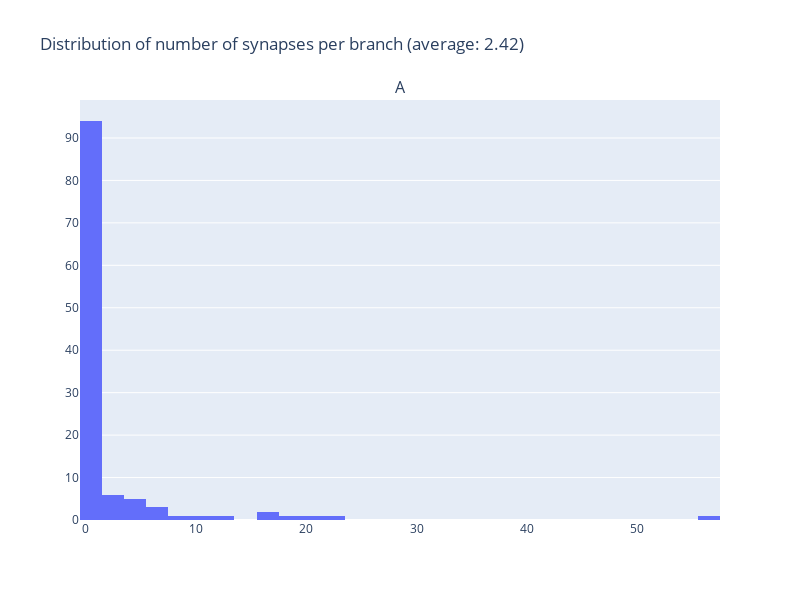

The notebook cell this image was saved under:
### Code cell
fig = make_subplots(rows=1, cols=1, subplot_titles=("All"))

fig.add_trace(
    go.Histogram(x=seg_n_syn_all, name='Num. synapses'),
    row=1, col=1
)

fig.update_layout(height=600, width=800, 
                  title_text=f"Distribution of number of synapses per branch (average: {np.mean(seg_n_syn_all):.3})")
fig.show()

### Figure 1 — Plotly figure (JSON) as saved in the notebook; plotly's stock layout.template omitted (floating-point values rounded to 4 significant figures)
{"data": [{"name": "Num. synapses", "type": "histogram", "x": [1, 56, 0, 9, 7, 16, 7, 0, 0, 1, 18, 23, 0, 3, 2, 1, 0, 0, 0, 6, 4, 5, 17, 0, 12, 4, 1, 1, 21, 1, 2, 1, 0, 0, 0, 2, 4, 1, 3, 4, 1, 0, 10, 3, 1, 1, 1, 0, 1, 0, 0, 0, 1, 1, 0, 1, 0, 0, 0, 0, 0, 0, 1, 1, 1, 1, 1, 1, 1, 1, 1, 1, 1, 1, 1, 1, 1, 0, 0, 0, 0, 0, 0, 0, 0, 1, 1, 1, 0, 0, 0, 0, 0, 0, 0, 0, 0, 0, 1, 0, 1, 1, 1, 1, 1, 0, 0, 0, 0, 0, 0, 0, 1, 1, 1, 1, 1], "xaxis": "x", "yaxis": "y"}], "layout": {"annotations": [{"font": {"size": 16}, "showarrow": false, "text": "A", "x": 0.5, "xanchor": "center", "xref": "paper", "y": 1, "yanchor": "bottom", "yref": "paper"}], "height": 600, "title": {"text": "Distribution of number of synapses per branch (average: 2.42)"}, "width": 800, "xaxis": {"anchor": "y", "domain": [0, 1]}, "yaxis": {"anchor": "x", "domain": [0, 1]}}}
